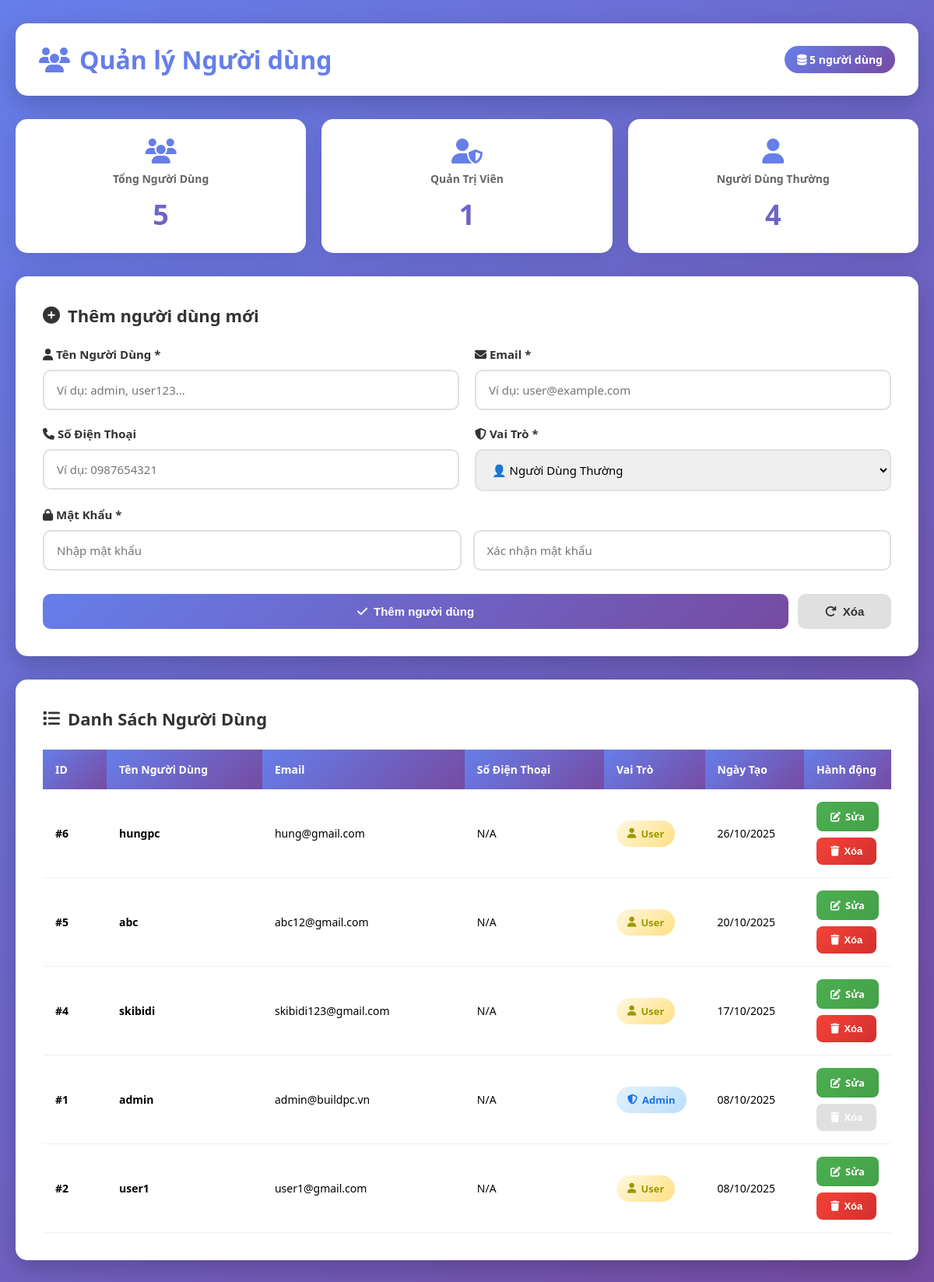
The page /admin/users_manage.php (signed in) on the database its author committed.
### tables this page shows
CREATE TABLE `users` (
  `user_id` int(11) NOT NULL,
  `username` varchar(100) NOT NULL,
  `email` varchar(150) NOT NULL,
  `password_hash` varchar(255) NOT NULL,
  `full_name` varchar(150) DEFAULT NULL,
  `avatar` varchar(255) DEFAULT NULL COMMENT 'Đường dẫn ảnh đại diện',
  `role` enum('admin','customer') DEFAULT 'customer',
  `status` enum('active','blocked') NOT NULL DEFAULT 'active',
  `created_at` datetime DEFAULT current_timestamp(),
  `updated_at` datetime DEFAULT NULL
);

### admin/users_manage.php (the view, shortened to what this page needs)
<?php
require_once __DIR__ . '/../db.php';
$stmt = $pdo->query("SELECT * FROM users ORDER BY created_at DESC");
$users = $stmt->fetchAll(PDO::FETCH_ASSOC);
$edit_user = null;
$total_users = count($users);
$admin_count = count(array_filter($users, fn($u) => $u['role'] === 'admin'));
$user_count = $total_users - $admin_count;
?>
<!DOCTYPE html>
<html lang="vi">
<head>
    <link rel="stylesheet" href="https://cdnjs.cloudflare.com/ajax/libs/font-awesome/6.4.0/css/all.min.css">
</head>
<body>
    <div class="container">
        <div class="header">
            <h1><i class="fas fa-users"></i> Quản lý Người dùng</h1>
            <div class="user-count"><i class="fas fa-database"></i> <?= $total_users ?> người dùng</div>
        </div>
        <div class="stats">
            <div class="stat-card">
                <i class="fas fa-users"></i>
                <h3>Tổng Người Dùng</h3>
                <div class="number"><?= $total_users ?></div>
            </div>
            <div class="stat-card">
                <i class="fas fa-user-shield"></i>
                <h3>Quản Trị Viên</h3>
                <div class="number"><?= $admin_count ?></div>
            </div>
            <div class="stat-card">
                <i class="fas fa-user"></i>
                <h3>Người Dùng Thường</h3>
                <div class="number"><?= $user_count ?></div>
            </div>
        </div>
        <div class="form-section">
            <h2>
                <i class="fas fa-<?php echo $edit_user ? 'edit' : 'plus-circle'; ?>"></i>
                <?php echo $edit_user ? 'Chỉnh sửa người dùng' : 'Thêm người dùng mới'; ?>
            </h2>
            <form method="POST" id="userForm">
                <div class="form-grid">
                    <div class="form-group">
                        <label for="username"><i class="fas fa-user"></i> Tên Người Dùng *</label>
                        <input type="text" id="username" name="username"
                               placeholder="Ví dụ: admin, user123..."
                               value="<?php echo $edit_user ? htmlspecialchars($edit_user['username']) : ''; ?>"
                               required>
                    </div>
                    <div class="form-group">
                        <label for="email"><i class="fas fa-envelope"></i> Email *</label>
                        <input type="email" id="email" name="email"
                               placeholder="Ví dụ: user@example.com"
                               value="<?php echo $edit_user ? htmlspecialchars($edit_user['email']) : ''; ?>"
                               required>
                    </div>
                    <div class="form-group">
                        <label for="phone"><i class="fas fa-phone"></i> Số Điện Thoại</label>
                        <input type="tel" id="phone" name="phone"
                               placeholder="Ví dụ: 0987654321"
                               value="<?php echo $edit_user ? htmlspecialchars($edit_user['phone'] ?? '') : ''; ?>">
                    </div>
                    <div class="form-group">
                        <label for="role"><i class="fas fa-shield-alt"></i> Vai Trò *</label>
                        <select id="role" name="role" required>
                            <option value="user" <?php echo (!$edit_user || $edit_user['role'] === 'user') ? 'selected' : ''; ?>>👤 Người Dùng Thường</option>
                        </select>
                    </div>
                    <div class="form-group full">
                        <label><i class="fas fa-lock"></i> Mật Khẩu <?php echo !$edit_user ? '*' : ''; ?></label>
                        <div class="password-group">
                            <div class="form-group half">
                                <input type="password" name="password"
                                       placeholder="Nhập mật khẩu"
                                       <?php echo !$edit_user ? 'required' : ''; ?>>
                            </div>
                            <div class="form-group half">
                                <input type="password" name="confirm_password"
                                       placeholder="Xác nhận mật khẩu"
                                       <?php echo !$edit_user ? 'required' : ''; ?>>
                            </div>
                        </div>
                    </div>
                </div>
                <div class="btn-group">
                    <button type="submit" class="btn btn-submit">
                        <i class="fas fa-check"></i>
                        <?php echo $edit_user ? 'Cập nhật người dùng' : 'Thêm người dùng'; ?>
                    </button>
                    <button type="reset" class="btn btn-reset">
                        <i class="fas fa-redo"></i> Xóa
                    </button>
                </div>
            </form>
        </div>
        <div class="users-section">
            <h2><i class="fas fa-list"></i> Danh Sách Người Dùng</h2>
            <?php if (count($users) > 0): ?>
            <div class="table-responsive">
                <table>
                    <thead>
                        <tr>
                            <th style="width: 8%">ID</th>
                            <th style="width: 20%">Tên Người Dùng</th>
                            <th style="width: 25%">Email</th>
                            <th style="width: 18%">Số Điện Thoại</th>
                            <th style="width: 12%">Vai Trò</th>
                            <th style="width: 12%">Ngày Tạo</th>
                            <th style="width: 5%">Hành động</th>
                        </tr>
                    </thead>
                    <tbody>
                        <?php foreach ($users as $u): ?>
                        <tr>
                            <td><strong>#<?= $u['user_id'] ?></strong></td>
                            <td><strong><?= htmlspecialchars($u['username']) ?></strong></td>
                            <td><?= htmlspecialchars($u['email']) ?></td>
                            <td><?= htmlspecialchars($u['phone'] ?? 'N/A') ?></td>
                            <td>
                                <span class="user-badge <?= $u['role'] === 'admin' ? 'badge-admin' : 'badge-user' ?>">
                                    <i class="fas fa-<?php echo $u['role'] === 'admin' ? 'shield-alt' : 'user'; ?>"></i>
                                    <?php echo $u['role'] === 'admin' ? 'Admin' : 'User'; ?>
                                </span>
                            </td>
                            <td><?= date('d/m/Y', strtotime($u['created_at'])) ?></td>
                            <td>
                                <div class="actions">
                                    <a href="?edit=<?= $u['user_id'] ?>" class="btn-edit" title="Chỉnh sửa">
                                        <i class="fas fa-edit"></i> Sửa
                                    </a>
                                    <form method="POST" style="display: inline;"
                                          onsubmit="return confirm('Bạn có chắc muốn xóa người dùng này? Hành động này không thể hoàn tác!');">
                                        <button type="submit" class="btn-delete" title="Xóa"
                                                <?php echo $u['user_id'] === $_SESSION['user']['user_id'] ? 'disabled' : ''; ?>>
                                            <i class="fas fa-trash"></i> Xóa
                                        </button>
                                    </form>
                                </div>
                            </td>
                        </tr>
                        <?php endforeach; ?>
                    </tbody>
                </table>
            </div>
            <?php endif; ?>
        </div>
    </div>
</body>
</html>

### admin/users_manage.php (style rules this page uses)
* { margin: 0; padding: 0; box-sizing: border-box; }
body { font-family: 'Segoe UI', Tahoma, Geneva, Verdana, sans-serif; background: linear-gradient(135deg, #667eea 0%, #764ba2 100%); min-height: 100vh; padding: 30px 20px; }
.container { max-width: 1200px; margin: 0 auto; }
.header { display: flex; justify-content: space-between; align-items: center; margin-bottom: 30px; background: white; padding: 25px 30px; border-radius: 15px; box-shadow: 0 10px 30px rgba(0, 0, 0, 0.2); }
.header h1 { color: #667eea; font-size: 32px; margin: 0; display: flex; align-items: center; gap: 12px; }
.user-count { background: linear-gradient(135deg, #667eea, #764ba2); color: white; padding: 8px 16px; border-radius: 50px; font-weight: 600; font-size: 14px; }
.stats { display: grid; grid-template-columns: repeat(auto-fit, minmax(220px, 1fr)); gap: 20px; margin-bottom: 30px; }
.stat-card { background: white; padding: 25px; border-radius: 15px; box-shadow: 0 10px 30px rgba(0, 0, 0, 0.1); text-align: center; transition: all 0.3s; }
.stat-card i { font-size: 32px; color: #667eea; margin-bottom: 10px; }
.stat-card h3 { color: #666; font-size: 14px; margin-bottom: 12px; font-weight: 600; }
.stat-card .number { font-size: 36px; font-weight: bold; background: linear-gradient(135deg, #667eea, #764ba2); -webkit-background-clip: text; -webkit-text-fill-color: transparent; background-clip: text; }
.form-section { background: white; padding: 35px; border-radius: 15px; box-shadow: 0 10px 30px rgba(0, 0, 0, 0.2); margin-bottom: 30px; }
.form-section h2 { color: #333; margin-bottom: 25px; font-size: 22px; display: flex; align-items: center; gap: 10px; }
.form-grid { display: grid; grid-template-columns: 1fr 1fr; gap: 20px; margin-bottom: 20px; }
.form-group { margin-bottom: 0; }
.form-group.full { grid-column: 1 / -1; }
.form-group label { display: block; margin-bottom: 10px; font-weight: 600; color: #333; font-size: 15px; }
.form-group input[type="text"], .form-group input[type="email"], .form-group input[type="password"], .form-group input[type="tel"], .form-group select { width: 100%; padding: 14px 16px; border: 2px solid #e0e0e0; border-radius: 10px; font-size: 15px; font-family: inherit; transition: all 0.3s; }
.password-group { display: grid; grid-template-columns: 1fr 1fr; gap: 15px; }
.form-group.half { margin-bottom: 0; }
.btn-group { display: flex; gap: 12px; flex-wrap: wrap; margin-top: 30px; }
.btn { padding: 14px 30px; border: none; border-radius: 10px; font-weight: 600; cursor: pointer; font-size: 15px; transition: all 0.3s; display: inline-flex; align-items: center; justify-content: center; gap: 8px; }
.btn-submit { background: linear-gradient(135deg, #667eea, #764ba2); color: white; flex: 1; min-width: 200px; }
.btn-reset { background: #e0e0e0; color: #333; min-width: 120px; }
.users-section { background: white; padding: 35px; border-radius: 15px; box-shadow: 0 10px 30px rgba(0, 0, 0, 0.2); }
.users-section h2 { color: #333; margin-bottom: 25px; font-size: 22px; display: flex; align-items: center; gap: 10px; }
.table-responsive { overflow-x: auto; }
table { width: 100%; border-collapse: collapse; }
table thead th { background: linear-gradient(135deg, #667eea, #764ba2); color: white; padding: 16px; text-align: left; font-weight: 600; font-size: 14px; }
table tbody tr { border-bottom: 1px solid #f0f0f0; transition: all 0.3s; }
table td { padding: 16px; font-size: 14px; }
.user-badge { display: inline-flex; align-items: center; gap: 6px; padding: 8px 14px; border-radius: 20px; font-size: 13px; font-weight: 600; }
.badge-admin { background: linear-gradient(135deg, #e3f2fd, #bbdefb); color: #1a73e8; }
.badge-user { background: linear-gradient(135deg, #fff8e1, #ffe082); color: #9e9800; }
.actions { display: flex; gap: 8px; flex-wrap: wrap; }
.btn-edit { background: linear-gradient(135deg, #4caf50, #45a049); color: white; padding: 10px 18px; border-radius: 8px; border: none; cursor: pointer; font-weight: 600; font-size: 13px; text-decoration: none; display: inline-flex; align-items: center; gap: 6px; transition: all 0.3s; }
.btn-delete { background: linear-gradient(135deg, #f44336, #d32f2f); color: white; padding: 10px 18px; border-radius: 8px; border: none; cursor: pointer; font-weight: 600; font-size: 13px; display: inline-flex; align-items: center; gap: 6px; transition: all 0.3s; }
.btn-delete:disabled { background: #ccc; cursor: not-allowed; opacity: 0.6; }

### rows shown on the page
users: user_id "6", username "hungpc", email "hung@gmail.com", phone "N/A", role "User", created_at "26/10/2025"
users: user_id "5", username "abc", email "abc12@gmail.com", phone "N/A", role "User", created_at "20/10/2025"
users: user_id "4", username "skibidi", email "skibidi123@gmail.com", phone "N/A", role "User", created_at "17/10/2025"
users: user_id "1", username "admin", email "admin@buildpc.vn", phone "N/A", role "Admin", created_at "08/10/2025"
users: user_id "2", username "user1", email "user1@gmail.com", phone "N/A", role "User", created_at "08/10/2025"

### other values the page prints
$total_users "5"
$admin_count "1"
$user_count "4"
